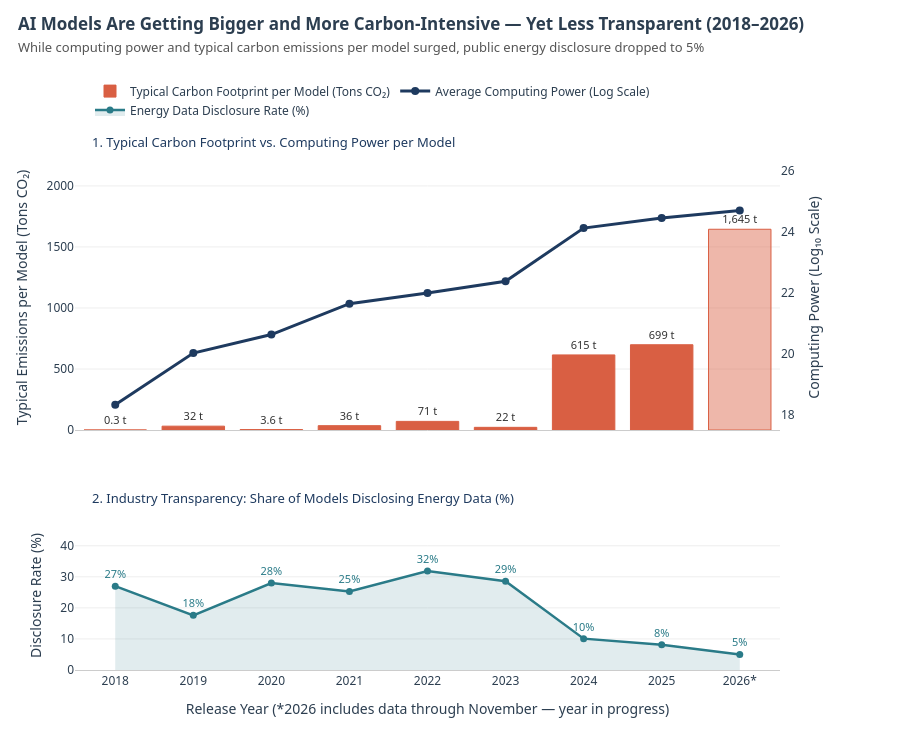

Notebook code cell kept with this figure:
### Markdown cell above
### 2. Scaling Laws & The Transparency Gap (2018–2026 YTD)

### Code cell
# Prepare clean annual metrics (2018-2026)
df_trend = (
    df_master[df_master["publication_year"] >= 2018]
    .groupby("publication_year", as_index=False)
    .agg(
        total_models=("model_id", "count"),
        disclosed_models=("total_energy_mwh", "count"),
        avg_log10_flop=("log10_flop", "mean"),
        median_co2_tons=("estimated_co2_tons", "median"),
    )
    .sort_values("publication_year")
)

df_trend["transparency_pct"] = (
    (df_trend["disclosed_models"] / df_trend["total_models"]) * 100.0
).round(1)

df_trend["year_label"] = df_trend["publication_year"].apply(
    lambda y: f"{int(y)}*" if int(y) == 2026 else str(int(y))
)

# Executive color palette: Navy Blue (Compute), Coral/Terracotta (Carbon), Slate Teal (Transparency)
NAVY = "#1E3A5F"
CORAL = "#D95F43"
CORAL_LIGHT = "rgba(217, 95, 67, 0.45)"
TEAL = "#2A7B88"
TEAL_FILL = "rgba(42, 123, 136, 0.14)"

bar_colors = [
    CORAL_LIGHT if int(y) == 2026 else CORAL
    for y in df_trend["publication_year"]
]

fig1 = make_subplots(
    rows=2,
    cols=1,
    shared_xaxes=True,
    vertical_spacing=0.18,
    row_heights=[0.64, 0.36],
    specs=[[{"secondary_y": True}], [{"secondary_y": False}]],
    subplot_titles=(
        "1. Typical Carbon Footprint vs. Computing Power per Model",
        "2. Industry Transparency: Share of Models Disclosing Energy Data (%)",
    ),
)

# Top Panel - Bars: Median CO2 per model
fig1.add_trace(
    go.Bar(
        x=df_trend["year_label"],
        y=df_trend["median_co2_tons"],
        name="Typical Carbon Footprint per Model (Tons CO₂)",
        marker=dict(color=bar_colors, line=dict(color=CORAL, width=1)),
        text=df_trend["median_co2_tons"].apply(
            lambda v: f"{v:,.0f} t" if v >= 10 else f"{v:.1f} t"
        ),
        textposition="outside",
        cliponaxis=False,
        textfont=dict(size=11, color="#333333"),
        hovertemplate=(
            "<b>Year: %{x}</b><br>"
            "Typical emissions per model: %{y:,.1f} tons of CO₂<extra></extra>"
        ),
    ),
    row=1,
    col=1,
    secondary_y=False,
)

# Top Panel - Line: Compute Scale
fig1.add_trace(
    go.Scatter(
        x=df_trend["year_label"],
        y=df_trend["avg_log10_flop"],
        name="Average Computing Power (Log Scale)",
        mode="lines+markers",
        line=dict(color=NAVY, width=3),
        marker=dict(size=8, color=NAVY),
        hovertemplate=(
            "<b>Year: %{x}</b><br>"
            "Average computing power: 10<sup>%{y:.1f}</sup> operations<extra></extra>"
        ),
    ),
    row=1,
    col=1,
    secondary_y=True,
)

# Bottom Panel - Area/Line: Transparency Rate (%)
fig1.add_trace(
    go.Scatter(
        x=df_trend["year_label"],
        y=df_trend["transparency_pct"],
        name="Energy Data Disclosure Rate (%)",
        mode="lines+markers+text",
        fill="tozeroy",
        fillcolor=TEAL_FILL,
        line=dict(color=TEAL, width=2.5),
        marker=dict(size=7, color=TEAL),
        text=df_trend["transparency_pct"].apply(lambda p: f"{p:.0f}%"),
        textposition="top center",
        cliponaxis=False,
        textfont=dict(size=11, color=TEAL),
        customdata=np.stack(
            [df_trend["disclosed_models"], df_trend["total_models"]], axis=-1
        ),
        hovertemplate=(
            "<b>Year: %{x}</b><br>"
            "Models with public energy data: %{y:.1f}% (%{customdata[0]} of %{customdata[1]} models)<extra></extra>"
        ),
    ),
    row=2,
    col=1,
)

fig1.update_layout(
    title=dict(
        text=(
            "<b>AI Models Are Getting Bigger and More Carbon-Intensive — Yet Less Transparent (2018–2026)</b><br>"
            "<span style='font-size:13px; color:#555555;'>"
            "While computing power and typical carbon emissions per model surged, public energy disclosure dropped to 5%"
            "</span>"
        ),
        x=0.02,
        xanchor="left",
        y=0.96,
        yanchor="top",
    ),
    font=dict(family="Segoe UI, Arial, sans-serif", size=12, color="#2C3E50"),
    plot_bgcolor="white",
    paper_bgcolor="white",
    legend=dict(
        orientation="h",
        yanchor="bottom",
        y=1.08,
        xanchor="left",
        x=0.02,
        bgcolor="rgba(255,255,255,0.9)",
    ),
    height=750,
    margin=dict(t=165, b=80, l=75, r=75),
)

# Clean subtle gridlines
fig1.update_xaxes(showgrid=False, linecolor="#CCCCCC")
fig1.update_yaxes(
    title_text="Typical Emissions per Model (Tons CO₂)",
    range=[0, df_trend["median_co2_tons"].max() * 1.32],
    gridcolor="#EEEEEE",
    row=1,
    col=1,
    secondary_y=False,
)
fig1.update_yaxes(
    title_text="Computing Power (Log₁₀ Scale)",
    range=[17.5, 26.2],
    showgrid=False,
    row=1,
    col=1,
    secondary_y=True,
)
fig1.update_yaxes(
    title_text="Disclosure Rate (%)",
    range=[0, 48],
    gridcolor="#EEEEEE",
    row=2,
    col=1,
)
fig1.update_xaxes(
    title_text="Release Year (*2026 includes data through November — year in progress)",
    row=2,
    col=1,
)

# Position subplot titles cleanly above each panel without overlapping legends or bars
for annotation in fig1["layout"]["annotations"]:
    annotation["font"] = dict(size=13, color="#1E3A5F")
    annotation["x"] = 0.02
    annotation["xanchor"] = "left"
    annotation["yshift"] = 12

fig1.show()

### Figure 1 — Plotly figure (JSON) as saved in the notebook; plotly's stock layout.template omitted (floating-point values rounded to 4 significant figures)
{"data": [{"cliponaxis": false, "hovertemplate": "<b>Year: %{x}</b><br>Typical emissions per model: %{y:,.1f} tons of CO₂<extra></extra>", "marker": {"color": ["#D95F43", "#D95F43", "#D95F43", "#D95F43", "#D95F43", "#D95F43", "#D95F43", "#D95F43", "rgba(217, 95, 67, 0.45)"], "line": {"color": "#D95F43", "width": 1}}, "name": "Typical Carbon Footprint per Model (Tons CO₂)", "text": ["0.3 t", "32 t", "3.6 t", "36 t", "71 t", "22 t", "615 t", "699 t", "1,645 t"], "textfont": {"color": "#333333", "size": 11}, "textposition": "outside", "type": "bar", "x": ["2018", "2019", "2020", "2021", "2022", "2023", "2024", "2025", "2026*"], "xaxis": "x", "y": [0.3495, 31.62, 3.648, 35.76, 70.83, 22.03, 615.4, 698.7, 1645.0], "yaxis": "y"}, {"hovertemplate": "<b>Year: %{x}</b><br>Average computing power: 10<sup>%{y:.1f}</sup> operations<extra></extra>", "line": {"color": "#1E3A5F", "width": 3}, "marker": {"color": "#1E3A5F", "size": 8}, "mode": "lines+markers", "name": "Average Computing Power (Log Scale)", "type": "scatter", "x": ["2018", "2019", "2020", "2021", "2022", "2023", "2024", "2025", "2026*"], "xaxis": "x", "y": [18.33, 20.03, 20.63, 21.65, 22.0, 22.38, 24.13, 24.46, 24.71], "yaxis": "y2"}, {"cliponaxis": false, "customdata": [[10, 37], [12, 68], [14, 50], [20, 79], [29, 91], [34, 119], [10, 99], [9, 111], [5, 101]], "fill": "tozeroy", "fillcolor": "rgba(42, 123, 136, 0.14)", "hovertemplate": "<b>Year: %{x}</b><br>Models with public energy data: %{y:.1f}% (%{customdata[0]} of %{customdata[1]} models)<extra></extra>", "line": {"color": "#2A7B88", "width": 2.5}, "marker": {"color": "#2A7B88", "size": 7}, "mode": "lines+markers+text", "name": "Energy Data Disclosure Rate (%)", "text": ["27%", "18%", "28%", "25%", "32%", "29%", "10%", "8%", "5%"], "textfont": {"color": "#2A7B88", "size": 11}, "textposition": "top center", "type": "scatter", "x": ["2018", "2019", "2020", "2021", "2022", "2023", "2024", "2025", "2026*"], "xaxis": "x2", "y": [27.0, 17.6, 28.0, 25.3, 31.9, 28.6, 10.1, 8.1, 5.0], "yaxis": "y3"}], "layout": {"annotations": [{"font": {"color": "#1E3A5F", "size": 13}, "showarrow": false, "text": "1. Typical Carbon Footprint vs. Computing Power per Model", "x": 0.02, "xanchor": "left", "xref": "paper", "y": 1, "yanchor": "bottom", "yref": "paper", "yshift": 12}, {"font": {"color": "#1E3A5F", "size": 13}, "showarrow": false, "text": "2. Industry Transparency: Share of Models Disclosing Energy Data (%)", "x": 0.02, "xanchor": "left", "xref": "paper", "y": 0.2952, "yanchor": "bottom", "yref": "paper", "yshift": 12}], "font": {"color": "#2C3E50", "family": "Segoe UI, Arial, sans-serif", "size": 12}, "height": 750, "legend": {"bgcolor": "rgba(255,255,255,0.9)", "orientation": "h", "x": 0.02, "xanchor": "left", "y": 1.08, "yanchor": "bottom"}, "margin": {"b": 80, "l": 75, "r": 75, "t": 165}, "paper_bgcolor": "white", "plot_bgcolor": "white", "title": {"text": "<b>AI Models Are Getting Bigger and More Carbon-Intensive — Yet Less Transparent (2018–2026)</b><br><span style='font-size:13px; color:#555555;'>While computing power and typical carbon emissions per model surged, public energy disclosure dropped to 5%</span>", "x": 0.02, "xanchor": "left", "y": 0.96, "yanchor": "top"}, "xaxis": {"anchor": "y", "domain": [0, 0.94], "linecolor": "#CCCCCC", "matches": "x2", "showgrid": false, "showticklabels": false}, "xaxis2": {"anchor": "y3", "domain": [0, 0.94], "linecolor": "#CCCCCC", "showgrid": false, "title": {"text": "Release Year (*2026 includes data through November — year in progress)"}}, "yaxis": {"anchor": "x", "domain": [0.4752, 1], "gridcolor": "#EEEEEE", "range": [0, 2171.0], "title": {"text": "Typical Emissions per Model (Tons CO₂)"}}, "yaxis2": {"anchor": "x", "overlaying": "y", "range": [17.5, 26.2], "showgrid": false, "side": "right", "title": {"text": "Computing Power (Log₁₀ Scale)"}}, "yaxis3": {"anchor": "x2", "domain": [0, 0.2952], "gridcolor": "#EEEEEE", "range": [0, 48], "title": {"text": "Disclosure Rate (%)"}}}}
